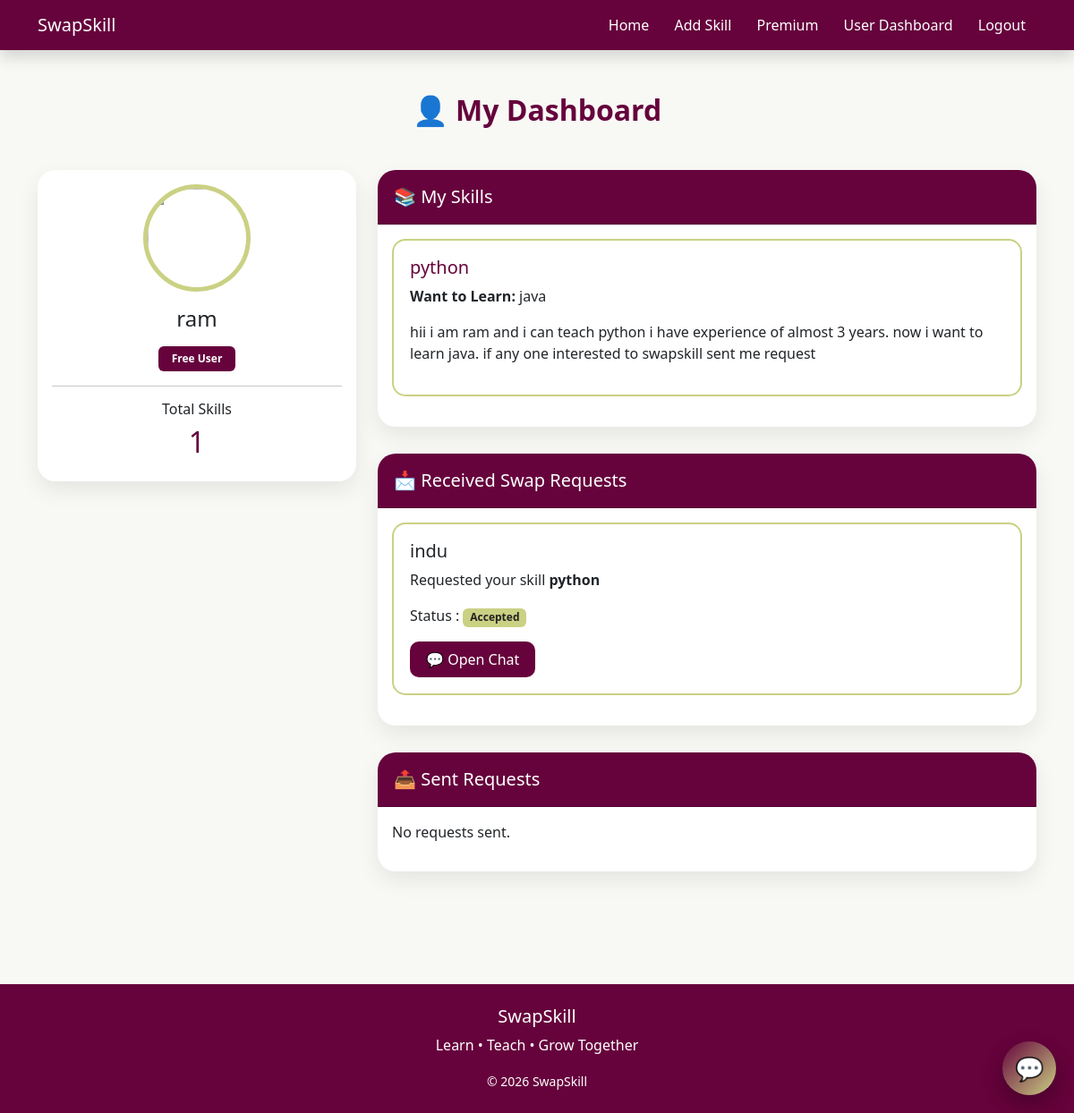
The page /userDashboard/ (signed in) on the database as committed earlier.
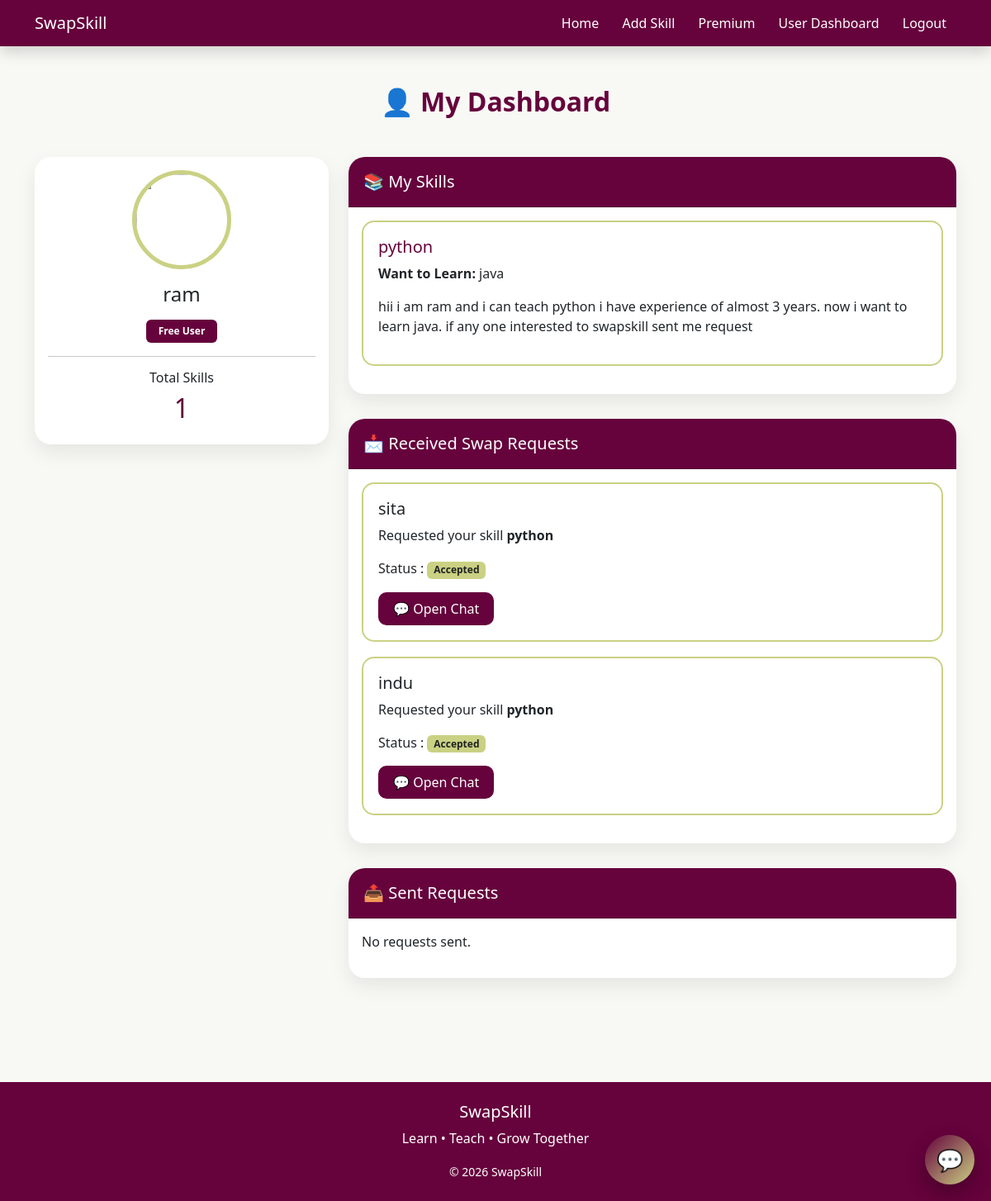
The same page on the database as committed later.
### home/models.py (models this page shows, shortened)
class Skill(models.Model):
    user = models.ForeignKey(User, on_delete=models.CASCADE)
    skill_have = models.CharField(max_length=100)
    skill_want = models.CharField(max_length=100)
    description = models.TextField()
    created_at = models.DateTimeField(auto_now_add=True)

class SwapRequest(models.Model):
    sender = models.ForeignKey(
        User,
        on_delete=models.CASCADE,
        related_name="sent_requests"
    )
    receiver = models.ForeignKey(
        User,
        on_delete=models.CASCADE,
        related_name="received_requests"
    )
    skill = models.ForeignKey(
        Skill,
        on_delete=models.CASCADE
    )
    status = models.CharField(
        max_length=20,
        choices=[
            ("Pending", "Pending"),
            ("Accepted", "Accepted"),
            ("Rejected", "Rejected")
        ],
        default="Pending"
    )
    created_at = models.DateTimeField(auto_now_add=True)

### home/views.py (the view)
# urls.py: path('userDashboard/', views.userDashboard, name='userDashboard'),
@login_required
def userDashboard(request):
    if request.user.is_superuser:
        return redirect("dashboard")
    profile, created = Profile.objects.get_or_create(user=request.user)
    my_skills = Skill.objects.filter(user=request.user)
    received_requests = SwapRequest.objects.filter(
        receiver=request.user
    ).order_by("-created_at")
    sent_requests = SwapRequest.objects.filter(
        sender=request.user
    ).order_by("-created_at")
    context = {
        "profile": profile,
        "my_skills": my_skills,
        "received_requests": received_requests,
        "sent_requests": sent_requests,
    }
    return render(request, "userDashboard.html", context)

### home/templates/userDashboard.html (shortened to what this page needs)
{% extends 'base.html' %}
{% block content %}
<div class="container py-5">
<h2 class="text-center dashboard-title mb-5">
👤 My Dashboard
</h2>
<div class="row">
<div class="col-md-4">
<div class="card profile-card">
<div class="card-body text-center">
<img
src="https://cdn-icons-png.flaticon.com/512/149/149071.png"
class="profile-img mb-3">
<h4>{{ request.user.username }}</h4>
{% if profile.is_premium %}
<span class="badge badge-premium">
⭐ Premium Member
</span>
{% else %}
<span class="badge badge-free">
Free User
</span>
{% endif %}
<hr>
<h6>Total Skills</h6>
<h2 style="color:#66023c;">
{{ my_skills.count }}
</h2>
</div>
</div>
</div>
<div class="col-md-8">
<div class="card custom-card">
<div class="card-header card-header-theme">
<h5 class="mb-0">
📚 My Skills
</h5>
</div>
<div class="card-body">
{% for skill in my_skills %}
<div class="skill-box">
<h5 style="color:#66023c;">
{{ skill.skill_have }}
</h5>
<p>
<b>Want to Learn:</b>
{{ skill.skill_want }}
</p>
<p>
{{ skill.description }}
</p>
</div>
{% empty %}
<p>No skills added yet.</p>
{% endfor %}
</div>
</div>
<div class="card custom-card">
<div class="card-header card-header-theme">
<h5 class="mb-0">
📩 Received Swap Requests
</h5>
</div>
<div class="card-body">
{% for request in received_requests %}
<div class="skill-box">
<h5>{{ request.sender.username }}</h5>
<p>
Requested your skill
<b>{{ request.skill.skill_have }}</b>
</p>
<p>
Status :
{% if request.status == "Pending" %}
<span class="badge badge-pending">
Pending
</span>
{% elif request.status == "Accepted" %}
<span class="badge badge-accepted">
Accepted
</span>
{% else %}
<span class="badge badge-rejected">
Rejected
</span>
{% endif %}
</p>
{% if request.status == "Pending" %}
<a href="{% url 'accept_request' request.id %}"
class="btn btn-accept">
✔ Accept
</a>
<a href="{% url 'reject_request' request.id %}"
class="btn btn-reject">
✖ Reject
</a>
{% elif request.status == "Accepted" %}
<a href="{% url 'chat' request.id %}"
class="btn btn-theme">
💬 Open Chat
</a>
{% endif %}
</div>
{% empty %}
<p>No requests received.</p>
{% endfor %}
</div>
</div>
<div class="card custom-card">
<div class="card-header card-header-theme">
<h5 class="mb-0">
📤 Sent Requests
</h5>
</div>
<div class="card-body">
{% for request in sent_requests %}
<div class="skill-box">
<p>
<b>To:</b>
{{ request.receiver.username }}
</p>
<p>
<b>Skill:</b>
{{ request.skill.skill_have }}
</p>
<p>
Status :
{% if request.status == "Pending" %}
<span class="badge badge-pending">
Pending
</span>
{% elif request.status == "Accepted" %}
<span class="badge badge-accepted">
Accepted
</span>
{% else %}
<span class="badge badge-rejected">
Rejected
</span>
{% endif %}
</p>
{% if request.status == "Accepted" %}
<a href="{% url 'chat' request.id %}"
class="btn btn-theme">
💬 Open Chat
</a>
{% endif %}
</div>
{% empty %}
<p>No requests sent.</p>
{% endfor %}
</div>
</div>
</div>
</div>
</div>
{% endblock %}

Rows that differ between the two databases and show on the page:
added SwapRequest: sender.username "sita", skill.skill_have "python", status "Accepted"
